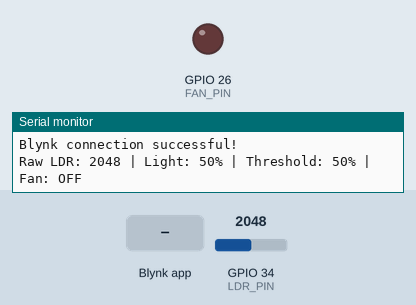
Simulated run of this sketch. Board: ESP32. Shown: output pins drawn as LEDs (lit = HIGH), the last lines printed to the serial monitor. The inputs (shaded band) are chosen by the test bench; at power-on: GPIO 34 (LDR_PIN) = 2048 (analog values on the 0–4095 scale). WiFi joins after 1.5 s; servers stay silent unless stated; not simulated (calls return 0 or success): secrets.h.

Above: at 3.0 s.
3.1 s: Blynk app writes 1 to V2
At 4.5 s:
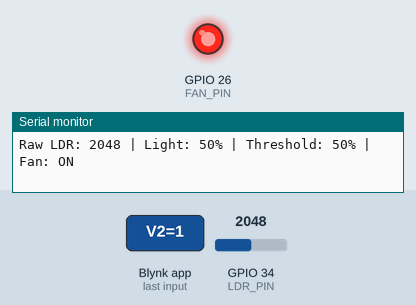
5.3 s: Blynk app writes 0 to V2
At 6.1 s:
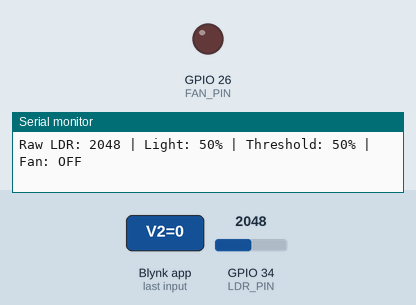
7.3 s: Blynk app writes 200 to V2
At 8.8 s:
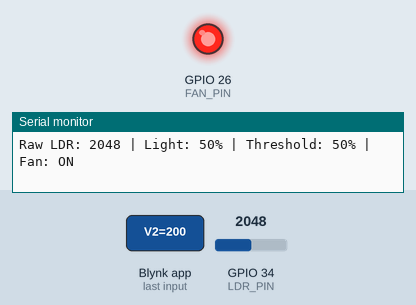
Timing chart, 0 to 10.3 s (numbered marks = the images above; inputs shaded):
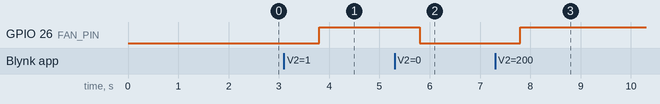

Measured:
- after the input at 3.1 s, GPIO 26 (FAN_PIN): LOW → HIGH after 0.70 s
- after the input at 5.3 s, GPIO 26 (FAN_PIN): HIGH → LOW after 0.50 s
- after the input at 7.3 s, GPIO 26 (FAN_PIN): LOW → HIGH after 0.50 s

The sketch:

sketch.ino
```cpp
#include "secrets.h"

#define BLYNK_PRINT Serial

#include <WiFi.h>
#include <BlynkSimpleEsp32.h>

// Pin configuration
const int LDR_PIN = 34;
const int FAN_PIN = 26;

// Wokwi Wi-Fi
const char WIFI_SSID[] = "Wokwi-GUEST";
const char WIFI_PASSWORD[] = "";

// Blynk server
const char BLYNK_SERVER[] = "blynk.cloud";
const uint16_t BLYNK_PORT = 80;

BlynkTimer timer;

// Control variables
int manualFan = 0;
int automaticMode = 0;
int lightThreshold = 50;
int fanState = 0;

// V2: Manual Fan Control
BLYNK_WRITE(V2) {
  manualFan = param.asInt();
}

// V3: Automatic Light Mode
BLYNK_WRITE(V3) {
  automaticMode = param.asInt();
}

// V4: Light Threshold
BLYNK_WRITE(V4) {
  lightThreshold = constrain(param.asInt(), 0, 100);
}

// Synchronize dashboard controls
BLYNK_CONNECTED() {
  Serial.println("Blynk connected!");
  Blynk.syncVirtual(V2, V3, V4);
}

// Read LDR and update fan
void sendSensorData() {
  int raw = analogRead(LDR_PIN);

  int lightLevel = map(raw, 0, 4095, 0, 100);
  lightLevel = constrain(lightLevel, 0, 100);

  if (automaticMode == 1) {
    fanState = (lightLevel >= lightThreshold) ? 1 : 0;
  } else {
    fanState = manualFan;
  }

  digitalWrite(FAN_PIN, fanState ? HIGH : LOW);

  if (Blynk.connected()) {
    Blynk.virtualWrite(V0, lightLevel);
    Blynk.virtualWrite(V1, raw);
    Blynk.virtualWrite(V5, fanState);
  }

  Serial.print("Raw LDR: ");
  Serial.print(raw);
  Serial.print(" | Light: ");
  Serial.print(lightLevel);
  Serial.print("% | Threshold: ");
  Serial.print(lightThreshold);
  Serial.print("% | Fan: ");
  Serial.println(fanState ? "ON" : "OFF");
}

// Maintain cloud connection
void checkConnections() {
  if (WiFi.status() != WL_CONNECTED) {
    Serial.println("Wi-Fi disconnected. Reconnecting...");
    WiFi.reconnect();
    return;
  }

  if (!Blynk.connected()) {
    Serial.println("Blynk disconnected. Reconnecting...");
    Blynk.connect(3000);
  }
}

void setup() {
  Serial.begin(115200);

  pinMode(FAN_PIN, OUTPUT);
  digitalWrite(FAN_PIN, LOW);

  analogReadResolution(12);

  // Connect to Wokwi Wi-Fi
  Serial.println();
  Serial.println("LDR Cloud Fan Controller");
  Serial.println("Connecting to Wi-Fi...");

  WiFi.mode(WIFI_STA);
  WiFi.begin(WIFI_SSID, WIFI_PASSWORD);

  int attempts = 0;

  while (WiFi.status() != WL_CONNECTED && attempts < 30) {
    delay(500);
    Serial.print(".");
    attempts++;
  }

  if (WiFi.status() != WL_CONNECTED) {
    Serial.println("\nWi-Fi connection failed!");
    Serial.println("Check Wokwi internet access and restart.");
    return;
  }

  Serial.println("\nWi-Fi connected!");
  Serial.print("IP address: ");
  Serial.println(WiFi.localIP());

  // Configure Blynk with an explicit server address
  Blynk.config(BLYNK_AUTH_TOKEN, BLYNK_SERVER, BLYNK_PORT);

  Serial.println("Connecting to Blynk...");

  if (Blynk.connect(10000)) {
    Serial.println("Blynk connection successful!");
  } else {
    Serial.println("Blynk connection failed.");
    Serial.println("Will retry automatically.");
  }

  timer.setInterval(1000L, sendSensorData);
  timer.setInterval(5000L, checkConnections);
}

void loop() {
  Blynk.run();
  timer.run();
}
```
